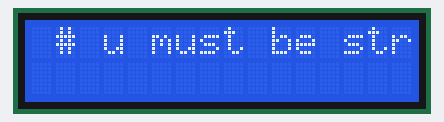
A sketch run on a simulated Arduino Uno, built with avr-gcc and run on an emulated ATmega328P. On the bench: 16×2 character LCD.

Above: at 0.1 s.
At 4.6 s:
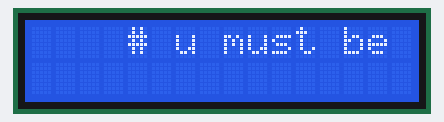
At 9.6 s:
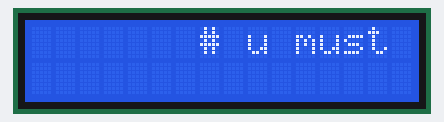
At 19.6 s:
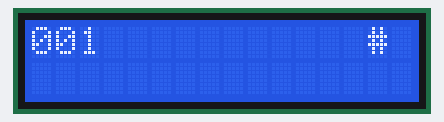
At 29.1 s:
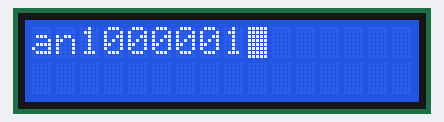
At 39.1 s:
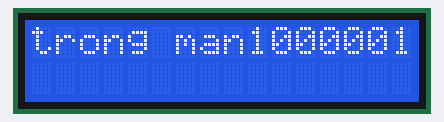

The sketch:

LCD_3.ino
```cpp
/*
  *File        : LCD
  *Information : using LCD to shown the data on screen.
  *Autor       : Ahmed Mostafa El Gendy
  *Date        : 26 / 4 / 2023
*/
#include <LiquidCrystal.h>
int i=0 ;
const int rs = 12, en = 11, d4 = 5, d5 = 4, d6 = 3, d7 = 2;
LiquidCrystal lcd(rs, en, d4, d5, d6, d7);

void setup() {
  // put your setup code here, to run once:
lcd.begin(16,2);
lcd.write('#');
lcd.print(" u must be strong man");
lcd.print( 'A',BIN);
}
void loop() {
  // put your main code here, to run repeatedly:
for (i=0 ; i<19 ; i++)
{
lcd.scrollDisplayRight();
delay(500);
lcd.blink();
delay(500);
lcd.noBlink();
delay(500);
}
}
```

Measured:
- what the display in image 3 shows lasts 0.5 s, from 19.6 s to 20.1 s
